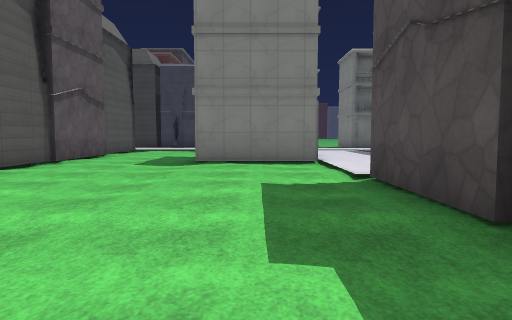
View 1 (above)

24 first-person views from a walk through a level from a Godot 3-D game. The camera is 1.3 m above the floor, tilts 4° down and sees 70° across. The floor is counted in squares, 2 m on a side. Each view is taken from the middle of a square. On the plan, view 1 faces up. The plan holds only what a view shows up to about 11 squares ahead; the rest is blank. The place goes on beyond the plan. Flat picture figures and markers are left out. Surface patterns are stand-ins for the level's own textures.

View 2
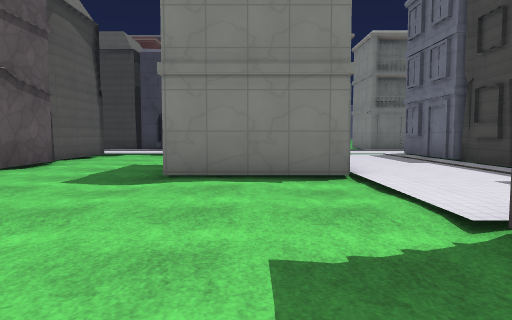

View 3
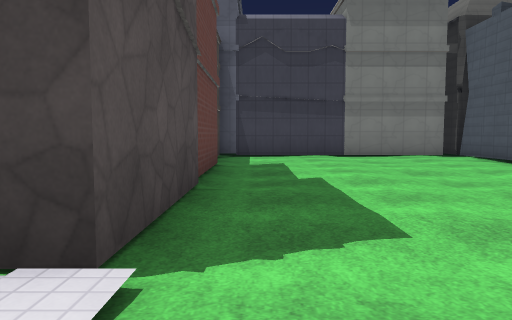

View 4
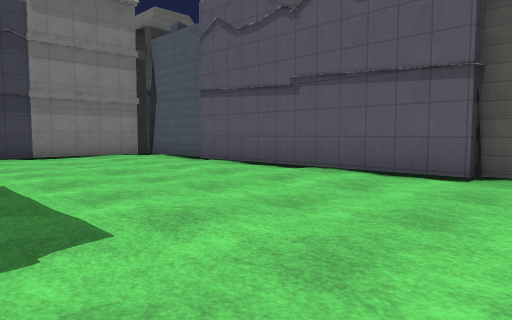

View 5
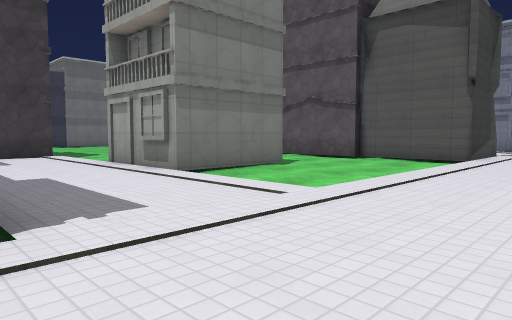

View 6
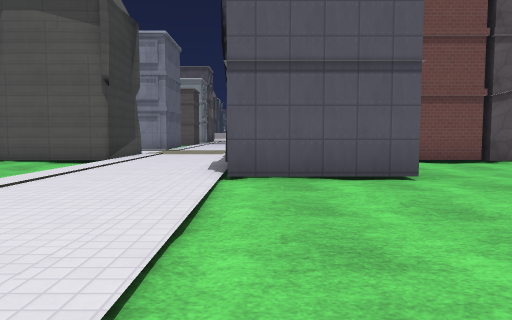

View 7
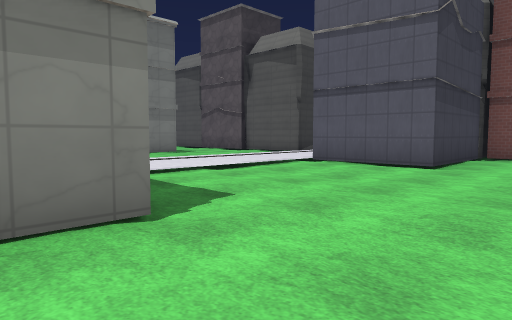

View 8
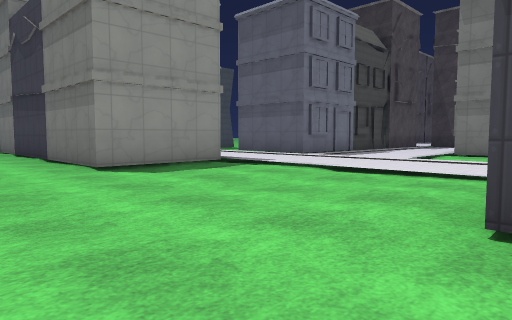

View 9
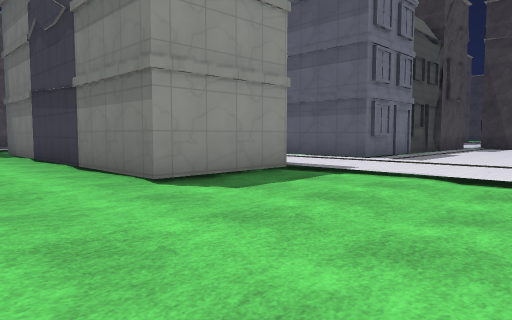

View 10
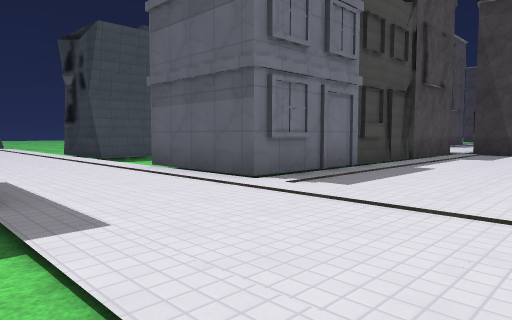

View 11
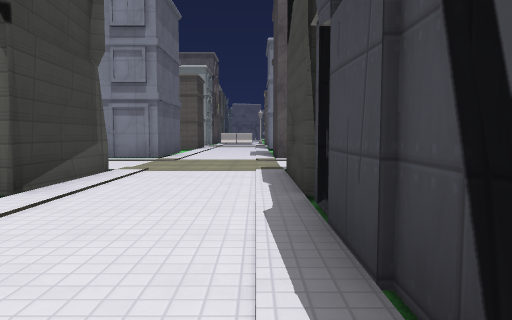

View 12
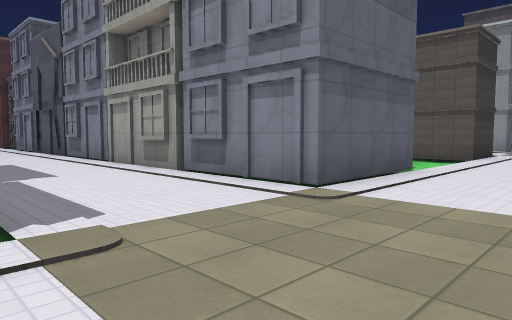

View 13
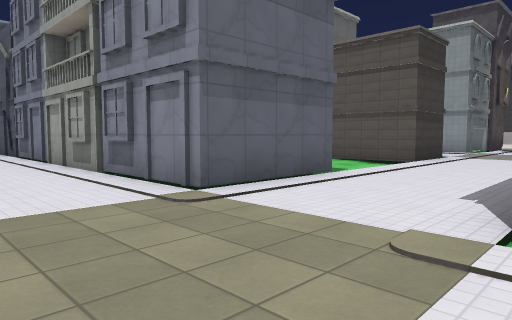

View 14
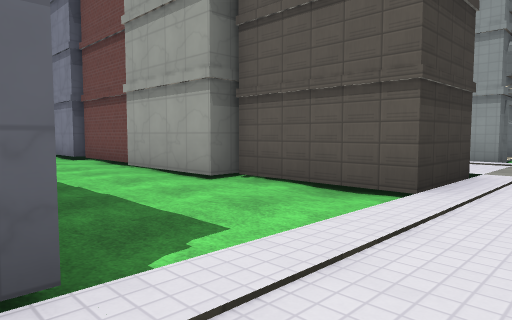

View 15
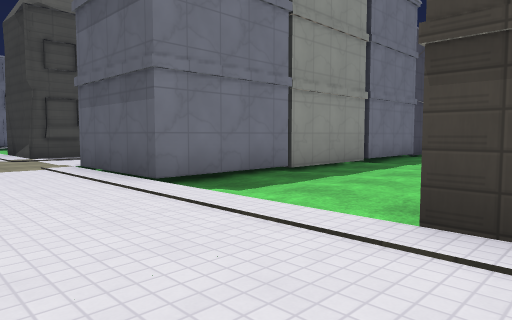

View 16
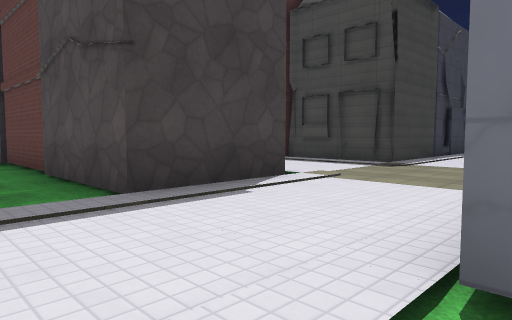

View 17
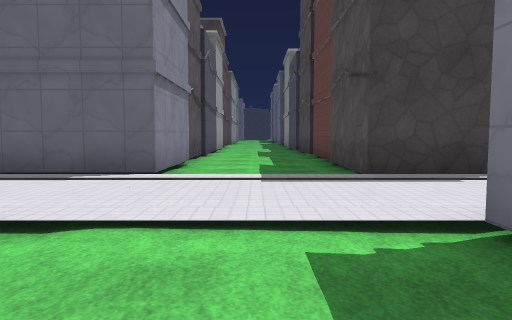

View 18
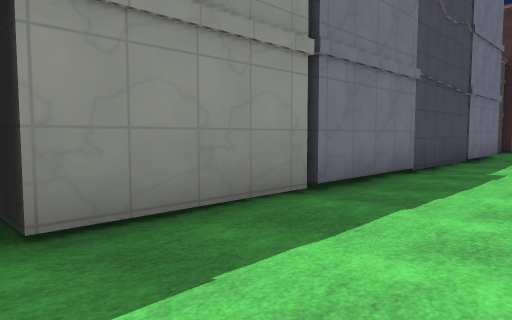

View 19
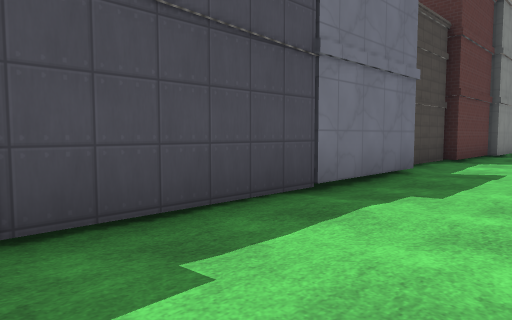

View 20
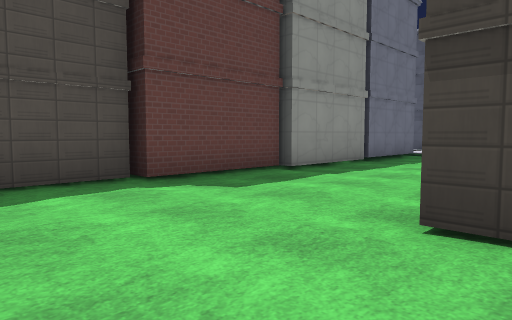

View 21
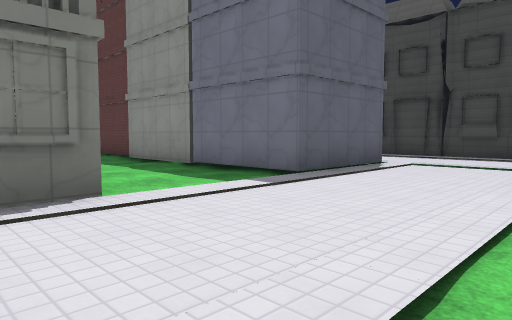

View 22
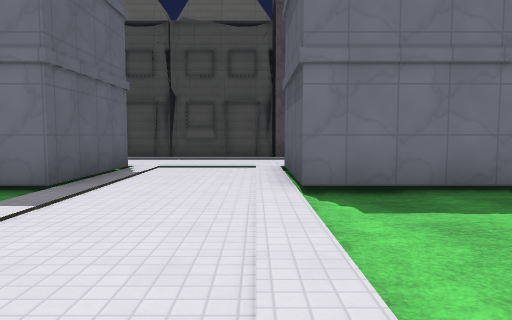

View 23
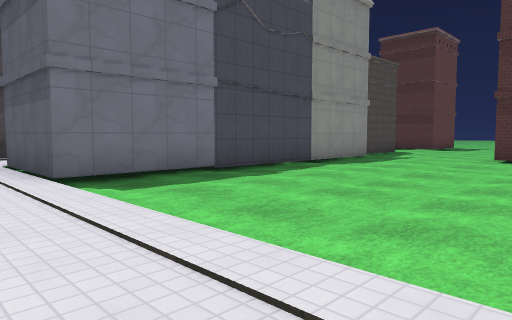

View 24
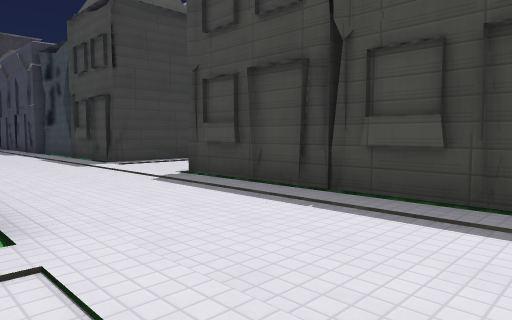

### Floor plan
Points are (right, up) in squares from view 1. A wall is a line through its corners. A room is listed if a view was taken in it or the views show most of it. See-through windows are left out.
Room 1 (views 1, 2, 3, 4, 5, 6, 7, 8, 9, 10, 11, 12, 13, 14, 15, 16, 17, 18, 19, 20, 21, 22, 23, 24)
walls: (-4.8, -0.9) (-4.8, -3.1); (-4.5, -3.6) (2.1, -3.6); (1.7, -0.5) (1.7, 5.4) (4.1, 5.4); (-4.9, -6.5) (-7.1, -6.3); (-6.4, -6.4) (-7.1, -6.4) (-7.1, -3.6); (-4.6, 5.6) (-4.6, -0.6); (-4.8, 8.5) (-4.8, 5.5); (-13, -3.5) (-13, -1.6); (-13.4, -0.5) (-13.4, 14.4) (-10.6, 14.4) (-10.6, 5); (4.9, 6.1) (4.9, 11.5); (-13.2, -6.6) (-13.2, -3.6); (-1.5, 11.4) (1.4, 11.4) (1.4, 8.6) (-1.5, 8.6); (-4.6, 11.4) (-4.6, 8.5); (-10.6, -12.4) (-13.4, -12.4) (-13.4, -6.6); (4.6, 11.5) (4.6, 14.4) (7.5, 14.4); (-7.1, 13.1) (-7.1, 14.4) (-4.8, 14.4) (-4.8, 11.5); (-17.6, -3.6) (-17, -3.6); (-16.6, 5.5) (-16.6, 3.9); (-7.1, -16.2) (-7.1, -9.5); (-16.8, 8.2) (-16.8, 5.5); (-16.5, -12.4) (-17.5, -12.4); (-16.6, 11.4) (-16.6, 8.5); (-1.8, 17.6) (-7.1, 17.6) (-7.1, 20.6); (10.7, 12.5) (10.6, 14.2) (11.1, 14.1); (4.6, 17.5) (4.6, 20.4) (11.5, 20.4); (-10.8, 17.6) (-13.4, 17.6) (-13.4, 20.5); (10.6, 14.2) (11.5, 14.2); (-19, 14.4) (-17, 14.4) (-17, 11.4); (-13.2, 20.6) (-13.2, 23.5); (-4.8, 23.5) (-4.8, 20.4) (-1.4, 20.4) (-1.4, 17.5); (-13.4, -24.1) (-13.4, -15.6) (-10.6, -15.6); (-16.6, 23) (-16.6, 17.6) (-19, 17.6)

Where each view was taken, in squares from view 1:
view 1: 0 up, 0 right, facing up
view 2: 3 up, 0 right, facing up
view 3: 7 up, 1 right, facing down
view 4: 7 up, 1 right, facing down-left
view 5: 17 up, 5 right, facing down-left
view 6: 18 up, 4 right, facing left
view 7: 23 up, 6 right, facing down-left
view 8: 23 up, 2 left, facing down-right
view 9: 23 up, 0 right, facing down-right
view 10: 18 up, 1 right, facing down-right
view 11: 17 up, 1 left, facing left
view 12: 17 up, 7 left, facing down-left
view 13: 18 up, 8 left, facing down-left
view 14: 16 up, 13 left, facing down-left
view 15: 17 up, 18 left, facing down-right
view 16: 14 up, 15 left, facing up-right
view 17: 12 up, 15 left, facing up
view 18: 12 up, 16 left, facing down-right
view 19: 6 up, 16 left, facing down-right
view 20: 1 down, 18 left, facing down-right
view 21: 16 down, 18 left, facing up-right
view 22: 15 down, 18 left, facing right
view 23: 14 down, 19 left, facing down-right
view 24: 15 down, 11 left, facing up-right
